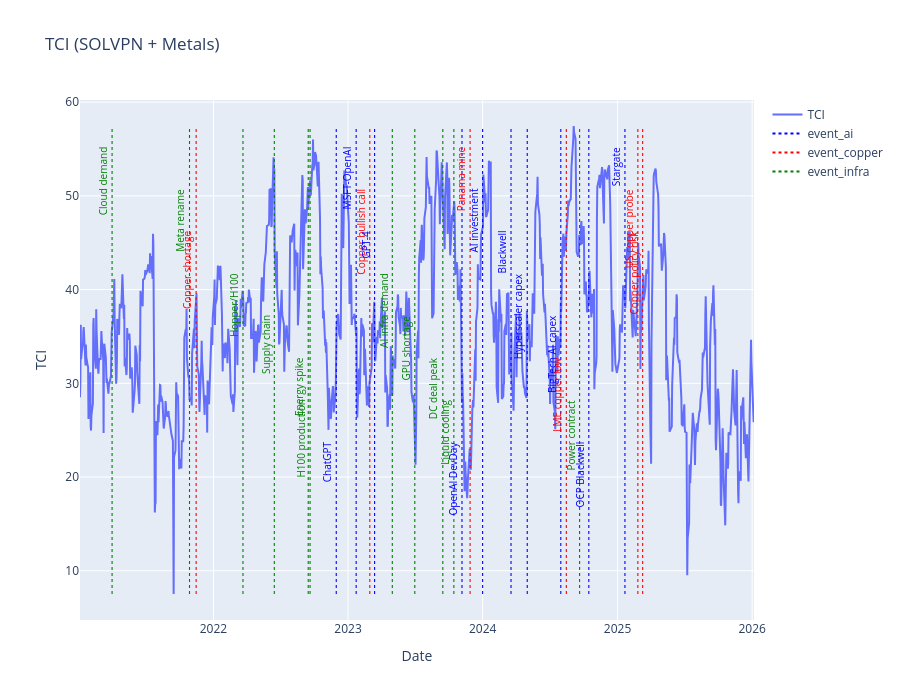
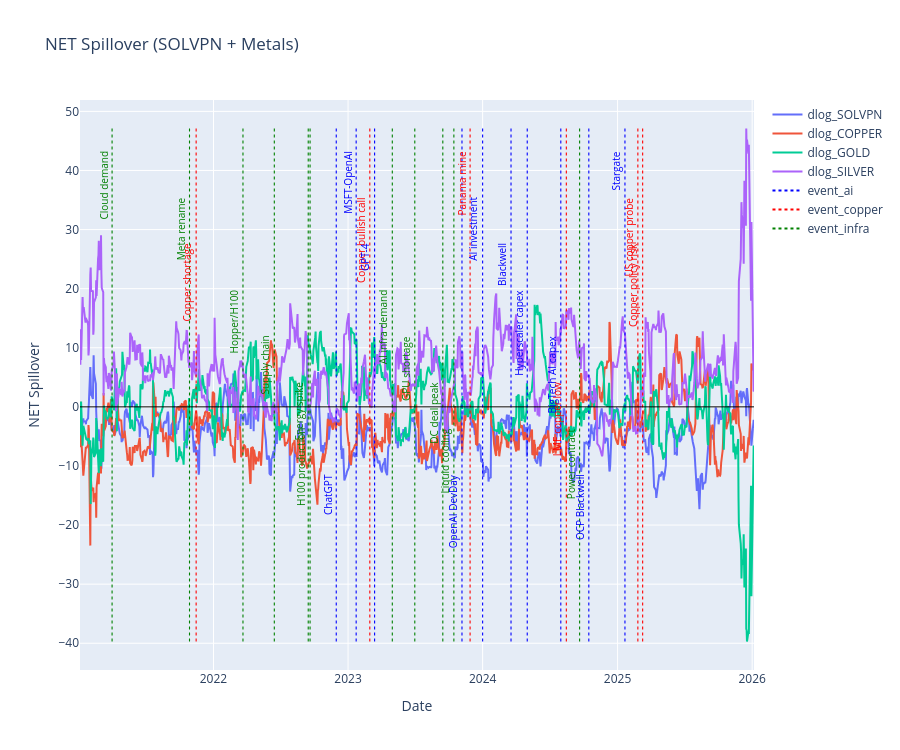

Source (notebook cell) for these figures, in order:
### Code cell
import numpy as np
import pandas as pd
import plotly.graph_objects as go

# ----------------------------
# 1) Load
# ----------------------------
df = pd.read_csv("./tvpvar_input_scaled_dcmetals.csv")
df["Date"] = pd.to_datetime(df["Date"])
df = df.sort_values("Date").reset_index(drop=True)

gfevd = np.load("./gfevd_all_dcmetals.npy")

VAR_NAMES = [
    "dlog_SOLVPN",
    "dlog_COPPER",
    "dlog_GOLD",
    "dlog_SILVER",
]

# ----------------------------
# 2) 날짜 길이 정렬
# ----------------------------
if len(df) > gfevd.shape[0]:
    diff = len(df) - gfevd.shape[0]
    df = df.iloc[diff:].reset_index(drop=True)
elif len(df) < gfevd.shape[0]:
    raise ValueError(
        f"Date rows ({len(df)}) < gfevd rows ({gfevd.shape[0]})."
    )

dates = df["Date"].copy()

# ----------------------------
# 3) 시각화 시작 시점
# ----------------------------
PLOT_START_DATE = "2021-01-01"
plot_mask = dates >= pd.to_datetime(PLOT_START_DATE)

# ----------------------------
# 4) TCI / NET 계산
# ----------------------------
def compute_tci(g):
    k = g.shape[1]
    diag = np.einsum("tii->t", g)
    offdiag = g.sum(axis=(1, 2)) - diag
    return offdiag / k * 100.0

def compute_net(g):
    T, k, _ = g.shape
    net = np.zeros((T, k))
    for t in range(T):
        m = g[t] * 100.0
        diag = np.diag(m)
        from_others = m.sum(axis=1) - diag
        to_others = m.sum(axis=0) - diag
        net[t] = to_others - from_others
    return net

tci = compute_tci(gfevd)
net = compute_net(gfevd)

plot_dates = dates[plot_mask].reset_index(drop=True)
plot_tci = tci[plot_mask.values]
plot_net = net[plot_mask.values]

# ----------------------------
# 5) Event 정의
# ----------------------------
events = [
    # AI / Data Center
    ("2022-11-30", "ChatGPT", "ai"),
    ("2023-01-23", "MSFT-OpenAI", "ai"),
    ("2023-03-14", "GPT-4", "ai"),
    ("2023-11-06", "OpenAI DevDay", "ai"),
    ("2024-01-01", "AI investment", "ai"),
    ("2024-03-18", "Blackwell", "ai"),
    ("2024-05-01", "Hyperscaler capex", "ai"),
    ("2024-07-31", "BigTech AI capex", "ai"),
    ("2024-10-15", "OCP Blackwell", "ai"),
    ("2025-01-21", "Stargate", "ai"),

    # Copper / Supply
    ("2021-11-15", "Copper shortage", "copper"),
    ("2023-03-01", "Copper bullish call", "copper"),
    ("2023-11-28", "Panama mine", "copper"),
    ("2024-08-15", "LME copper low", "copper"),
    ("2025-02-25", "US copper probe", "copper"),
    ("2025-03-10", "Copper policy risk", "copper"),

    # Infra / System
    ("2021-04-01", "Cloud demand", "infra"),
    ("2021-10-28", "Meta rename", "infra"),
    ("2022-03-22", "Hopper/H100", "infra"),
    ("2022-06-15", "Supply chain", "infra"),
    ("2022-09-15", "Energy spike", "infra"),
    ("2022-09-20", "H100 production", "infra"),
    ("2023-05-01", "AI infra demand", "infra"),
    ("2023-07-01", "GPU shortage", "infra"),
    ("2023-09-15", "DC deal peak", "infra"),
    ("2023-10-15", "Liquid cooling", "infra"),
    ("2024-09-20", "Power contract", "infra"),
]

COLOR_MAP = {
    "ai": "blue",
    "copper": "red",
    "infra": "green",
}

events = [(pd.to_datetime(d), label, cat) for d, label, cat in events]
events = [e for e in events if e[0] >= pd.to_datetime(PLOT_START_DATE)]
events = sorted(events, key=lambda x: x[0])

# ----------------------------
# 6) Event shape + annotation helper
# ----------------------------
def add_event_lines_and_labels(fig, events, y_min, y_max):
    yr = y_max - y_min
    levels = [y_max - yr * (0.04 + i * 0.09) for i in range(8)]

    for i, (dt, label, cat) in enumerate(events):
        color = COLOR_MAP[cat]

        fig.add_shape(
            type="line",
            x0=dt,
            x1=dt,
            y0=y_min,
            y1=y_max,
            line=dict(color=color, width=1.1, dash="dot")
        )

        fig.add_annotation(
            x=dt,
            y=levels[i % len(levels)],
            text=label,
            showarrow=False,
            textangle=-90,
            font=dict(size=10, color=color),
            xanchor="right",
            yanchor="top"
        )

def add_event_legend(fig):
    for cat, color in COLOR_MAP.items():
        fig.add_trace(
            go.Scatter(
                x=[None],
                y=[None],
                mode="lines",
                line=dict(color=color, width=2, dash="dot"),
                name=f"event_{cat}",
                hoverinfo="skip",
                showlegend=True
            )
        )

# ----------------------------
# 7) TCI figure
# ----------------------------
fig_tci = go.Figure()

fig_tci.add_trace(
    go.Scatter(
        x=plot_dates,
        y=plot_tci,
        mode="lines",
        name="TCI"
    )
)

tci_ymin = float(np.min(plot_tci))
tci_ymax = float(np.max(plot_tci))

add_event_lines_and_labels(fig_tci, events, tci_ymin, tci_ymax)
add_event_legend(fig_tci)

fig_tci.update_layout(
    title="TCI (SOLVPN + Metals)",
    xaxis_title="Date",
    yaxis_title="TCI",
    height=700,
    hovermode="x unified"
)

fig_tci.show()

# ----------------------------
# 8) NET figure
# ----------------------------
fig_net = go.Figure()

for i, var in enumerate(VAR_NAMES):
    fig_net.add_trace(
        go.Scatter(
            x=plot_dates,
            y=plot_net[:, i],
            mode="lines",
            name=var
        )
    )

net_ymin = float(np.min(plot_net))
net_ymax = float(np.max(plot_net))

add_event_lines_and_labels(fig_net, events, net_ymin, net_ymax)
add_event_legend(fig_net)

fig_net.add_hline(y=0, line_width=1, line_color="black")

fig_net.update_layout(
    title="NET Spillover (SOLVPN + Metals)",
    xaxis_title="Date",
    yaxis_title="NET Spillover",
    height=750,
    hovermode="x unified"
)

fig_net.show()

### Figure 1 — Plotly figure (JSON) as saved in the notebook; plotly's stock layout.template omitted (floating-point values rounded to 4 significant figures; data arrays with more than 128 entries replaced by an {"elided": "..."} marker saying what was removed)
{"data": [{"mode": "lines", "name": "TCI", "type": "scatter", "x": {"elided": "992 str values"}, "y": {"elided": "992 float values"}}, {"hoverinfo": "skip", "line": {"color": "blue", "dash": "dot", "width": 2}, "mode": "lines", "name": "event_ai", "showlegend": true, "type": "scatter", "x": [null], "y": [null]}, {"hoverinfo": "skip", "line": {"color": "red", "dash": "dot", "width": 2}, "mode": "lines", "name": "event_copper", "showlegend": true, "type": "scatter", "x": [null], "y": [null]}, {"hoverinfo": "skip", "line": {"color": "green", "dash": "dot", "width": 2}, "mode": "lines", "name": "event_infra", "showlegend": true, "type": "scatter", "x": [null], "y": [null]}], "layout": {"annotations": [{"font": {"color": "green", "size": 10}, "showarrow": false, "text": "Cloud demand", "textangle": -90, "x": "2021-04-01T00:00:00", "xanchor": "right", "y": 55.46, "yanchor": "top"}, {"font": {"color": "green", "size": 10}, "showarrow": false, "text": "Meta rename", "textangle": -90, "x": "2021-10-28T00:00:00", "xanchor": "right", "y": 50.96, "yanchor": "top"}, {"font": {"color": "red", "size": 10}, "showarrow": false, "text": "Copper shortage", "textangle": -90, "x": "2021-11-15T00:00:00", "xanchor": "right", "y": 46.47, "yanchor": "top"}, {"font": {"color": "green", "size": 10}, "showarrow": false, "text": "Hopper/H100", "textangle": -90, "x": "2022-03-22T00:00:00", "xanchor": "right", "y": 41.97, "yanchor": "top"}, {"font": {"color": "green", "size": 10}, "showarrow": false, "text": "Supply chain", "textangle": -90, "x": "2022-06-15T00:00:00", "xanchor": "right", "y": 37.48, "yanchor": "top"}, {"font": {"color": "green", "size": 10}, "showarrow": false, "text": "Energy spike", "textangle": -90, "x": "2022-09-15T00:00:00", "xanchor": "right", "y": 32.99, "yanchor": "top"}, {"font": {"color": "green", "size": 10}, "showarrow": false, "text": "H100 production", "textangle": -90, "x": "2022-09-20T00:00:00", "xanchor": "right", "y": 28.49, "yanchor": "top"}, {"font": {"color": "blue", "size": 10}, "showarrow": false, "text": "ChatGPT", "textangle": -90, "x": "2022-11-30T00:00:00", "xanchor": "right", "y": 24.0, "yanchor": "top"}, {"font": {"color": "blue", "size": 10}, "showarrow": false, "text": "MSFT-OpenAI", "textangle": -90, "x": "2023-01-23T00:00:00", "xanchor": "right", "y": 55.46, "yanchor": "top"}, {"font": {"color": "red", "size": 10}, "showarrow": false, "text": "Copper bullish call", "textangle": -90, "x": "2023-03-01T00:00:00", "xanchor": "right", "y": 50.96, "yanchor": "top"}, {"font": {"color": "blue", "size": 10}, "showarrow": false, "text": "GPT-4", "textangle": -90, "x": "2023-03-14T00:00:00", "xanchor": "right", "y": 46.47, "yanchor": "top"}, {"font": {"color": "green", "size": 10}, "showarrow": false, "text": "AI infra demand", "textangle": -90, "x": "2023-05-01T00:00:00", "xanchor": "right", "y": 41.97, "yanchor": "top"}, {"font": {"color": "green", "size": 10}, "showarrow": false, "text": "GPU shortage", "textangle": -90, "x": "2023-07-01T00:00:00", "xanchor": "right", "y": 37.48, "yanchor": "top"}, {"font": {"color": "green", "size": 10}, "showarrow": false, "text": "DC deal peak", "textangle": -90, "x": "2023-09-15T00:00:00", "xanchor": "right", "y": 32.99, "yanchor": "top"}, {"font": {"color": "green", "size": 10}, "showarrow": false, "text": "Liquid cooling", "textangle": -90, "x": "2023-10-15T00:00:00", "xanchor": "right", "y": 28.49, "yanchor": "top"}, {"font": {"color": "blue", "size": 10}, "showarrow": false, "text": "OpenAI DevDay", "textangle": -90, "x": "2023-11-06T00:00:00", "xanchor": "right", "y": 24.0, "yanchor": "top"}, {"font": {"color": "red", "size": 10}, "showarrow": false, "text": "Panama mine", "textangle": -90, "x": "2023-11-28T00:00:00", "xanchor": "right", "y": 55.46, "yanchor": "top"}, {"font": {"color": "blue", "size": 10}, "showarrow": false, "text": "AI investment", "textangle": -90, "x": "2024-01-01T00:00:00", "xanchor": "right", "y": 50.96, "yanchor": "top"}, {"font": {"color": "blue", "size": 10}, "showarrow": false, "text": "Blackwell", "textangle": -90, "x": "2024-03-18T00:00:00", "xanchor": "right", "y": 46.47, "yanchor": "top"}, {"font": {"color": "blue", "size": 10}, "showarrow": false, "text": "Hyperscaler capex", "textangle": -90, "x": "2024-05-01T00:00:00", "xanchor": "right", "y": 41.97, "yanchor": "top"}, {"font": {"color": "blue", "size": 10}, "showarrow": false, "text": "BigTech AI capex", "textangle": -90, "x": "2024-07-31T00:00:00", "xanchor": "right", "y": 37.48, "yanchor": "top"}, {"font": {"color": "red", "size": 10}, "showarrow": false, "text": "LME copper low", "textangle": -90, "x": "2024-08-15T00:00:00", "xanchor": "right", "y": 32.99, "yanchor": "top"}, {"font": {"color": "green", "size": 10}, "showarrow": false, "text": "Power contract", "textangle": -90, "x": "2024-09-20T00:00:00", "xanchor": "right", "y": 28.49, "yanchor": "top"}, {"font": {"color": "blue", "size": 10}, "showarrow": false, "text": "OCP Blackwell", "textangle": -90, "x": "2024-10-15T00:00:00", "xanchor": "right", "y": 24.0, "yanchor": "top"}, {"font": {"color": "blue", "size": 10}, "showarrow": false, "text": "Stargate", "textangle": -90, "x": "2025-01-21T00:00:00", "xanchor": "right", "y": 55.46, "yanchor": "top"}, {"font": {"color": "red", "size": 10}, "showarrow": false, "text": "US copper probe", "textangle": -90, "x": "2025-02-25T00:00:00", "xanchor": "right", "y": 50.96, "yanchor": "top"}, {"font": {"color": "red", "size": 10}, "showarrow": false, "text": "Copper policy risk", "textangle": -90, "x": "2025-03-10T00:00:00", "xanchor": "right", "y": 46.47, "yanchor": "top"}], "height": 700, "hovermode": "x unified", "shapes": [{"line": {"color": "green", "dash": "dot", "width": 1.1}, "type": "line", "x0": "2021-04-01T00:00:00", "x1": "2021-04-01T00:00:00", "y0": 7.521, "y1": 57.45}, {"line": {"color": "green", "dash": "dot", "width": 1.1}, "type": "line", "x0": "2021-10-28T00:00:00", "x1": "2021-10-28T00:00:00", "y0": 7.521, "y1": 57.45}, {"line": {"color": "red", "dash": "dot", "width": 1.1}, "type": "line", "x0": "2021-11-15T00:00:00", "x1": "2021-11-15T00:00:00", "y0": 7.521, "y1": 57.45}, {"line": {"color": "green", "dash": "dot", "width": 1.1}, "type": "line", "x0": "2022-03-22T00:00:00", "x1": "2022-03-22T00:00:00", "y0": 7.521, "y1": 57.45}, {"line": {"color": "green", "dash": "dot", "width": 1.1}, "type": "line", "x0": "2022-06-15T00:00:00", "x1": "2022-06-15T00:00:00", "y0": 7.521, "y1": 57.45}, {"line": {"color": "green", "dash": "dot", "width": 1.1}, "type": "line", "x0": "2022-09-15T00:00:00", "x1": "2022-09-15T00:00:00", "y0": 7.521, "y1": 57.45}, {"line": {"color": "green", "dash": "dot", "width": 1.1}, "type": "line", "x0": "2022-09-20T00:00:00", "x1": "2022-09-20T00:00:00", "y0": 7.521, "y1": 57.45}, {"line": {"color": "blue", "dash": "dot", "width": 1.1}, "type": "line", "x0": "2022-11-30T00:00:00", "x1": "2022-11-30T00:00:00", "y0": 7.521, "y1": 57.45}, {"line": {"color": "blue", "dash": "dot", "width": 1.1}, "type": "line", "x0": "2023-01-23T00:00:00", "x1": "2023-01-23T00:00:00", "y0": 7.521, "y1": 57.45}, {"line": {"color": "red", "dash": "dot", "width": 1.1}, "type": "line", "x0": "2023-03-01T00:00:00", "x1": "2023-03-01T00:00:00", "y0": 7.521, "y1": 57.45}, {"line": {"color": "blue", "dash": "dot", "width": 1.1}, "type": "line", "x0": "2023-03-14T00:00:00", "x1": "2023-03-14T00:00:00", "y0": 7.521, "y1": 57.45}, {"line": {"color": "green", "dash": "dot", "width": 1.1}, "type": "line", "x0": "2023-05-01T00:00:00", "x1": "2023-05-01T00:00:00", "y0": 7.521, "y1": 57.45}, {"line": {"color": "green", "dash": "dot", "width": 1.1}, "type": "line", "x0": "2023-07-01T00:00:00", "x1": "2023-07-01T00:00:00", "y0": 7.521, "y1": 57.45}, {"line": {"color": "green", "dash": "dot", "width": 1.1}, "type": "line", "x0": "2023-09-15T00:00:00", "x1": "2023-09-15T00:00:00", "y0": 7.521, "y1": 57.45}, {"line": {"color": "green", "dash": "dot", "width": 1.1}, "type": "line", "x0": "2023-10-15T00:00:00", "x1": "2023-10-15T00:00:00", "y0": 7.521, "y1": 57.45}, {"line": {"color": "blue", "dash": "dot", "width": 1.1}, "type": "line", "x0": "2023-11-06T00:00:00", "x1": "2023-11-06T00:00:00", "y0": 7.521, "y1": 57.45}, {"line": {"color": "red", "dash": "dot", "width": 1.1}, "type": "line", "x0": "2023-11-28T00:00:00", "x1": "2023-11-28T00:00:00", "y0": 7.521, "y1": 57.45}, {"line": {"color": "blue", "dash": "dot", "width": 1.1}, "type": "line", "x0": "2024-01-01T00:00:00", "x1": "2024-01-01T00:00:00", "y0": 7.521, "y1": 57.45}, {"line": {"color": "blue", "dash": "dot", "width": 1.1}, "type": "line", "x0": "2024-03-18T00:00:00", "x1": "2024-03-18T00:00:00", "y0": 7.521, "y1": 57.45}, {"line": {"color": "blue", "dash": "dot", "width": 1.1}, "type": "line", "x0": "2024-05-01T00:00:00", "x1": "2024-05-01T00:00:00", "y0": 7.521, "y1": 57.45}, {"line": {"color": "blue", "dash": "dot", "width": 1.1}, "type": "line", "x0": "2024-07-31T00:00:00", "x1": "2024-07-31T00:00:00", "y0": 7.521, "y1": 57.45}, {"line": {"color": "red", "dash": "dot", "width": 1.1}, "type": "line", "x0": "2024-08-15T00:00:00", "x1": "2024-08-15T00:00:00", "y0": 7.521, "y1": 57.45}, {"line": {"color": "green", "dash": "dot", "width": 1.1}, "type": "line", "x0": "2024-09-20T00:00:00", "x1": "2024-09-20T00:00:00", "y0": 7.521, "y1": 57.45}, {"line": {"color": "blue", "dash": "dot", "width": 1.1}, "type": "line", "x0": "2024-10-15T00:00:00", "x1": "2024-10-15T00:00:00", "y0": 7.521, "y1": 57.45}, {"line": {"color": "blue", "dash": "dot", "width": 1.1}, "type": "line", "x0": "2025-01-21T00:00:00", "x1": "2025-01-21T00:00:00", "y0": 7.521, "y1": 57.45}, {"line": {"color": "red", "dash": "dot", "width": 1.1}, "type": "line", "x0": "2025-02-25T00:00:00", "x1": "2025-02-25T00:00:00", "y0": 7.521, "y1": 57.45}, {"line": {"color": "red", "dash": "dot", "width": 1.1}, "type": "line", "x0": "2025-03-10T00:00:00", "x1": "2025-03-10T00:00:00", "y0": 7.521, "y1": 57.45}], "title": {"text": "TCI (SOLVPN + Metals)"}, "xaxis": {"title": {"text": "Date"}}, "yaxis": {"title": {"text": "TCI"}}}}

### Figure 2 — Plotly figure (JSON) as saved in the notebook; plotly's stock layout.template omitted (floating-point values rounded to 4 significant figures; data arrays with more than 128 entries replaced by an {"elided": "..."} marker saying what was removed)
{"data": [{"mode": "lines", "name": "dlog_SOLVPN", "type": "scatter", "x": {"elided": "992 str values"}, "y": {"elided": "992 float values"}}, {"mode": "lines", "name": "dlog_COPPER", "type": "scatter", "x": {"elided": "992 str values"}, "y": {"elided": "992 float values"}}, {"mode": "lines", "name": "dlog_GOLD", "type": "scatter", "x": {"elided": "992 str values"}, "y": {"elided": "992 float values"}}, {"mode": "lines", "name": "dlog_SILVER", "type": "scatter", "x": {"elided": "992 str values"}, "y": {"elided": "992 float values"}}, {"hoverinfo": "skip", "line": {"color": "blue", "dash": "dot", "width": 2}, "mode": "lines", "name": "event_ai", "showlegend": true, "type": "scatter", "x": [null], "y": [null]}, {"hoverinfo": "skip", "line": {"color": "red", "dash": "dot", "width": 2}, "mode": "lines", "name": "event_copper", "showlegend": true, "type": "scatter", "x": [null], "y": [null]}, {"hoverinfo": "skip", "line": {"color": "green", "dash": "dot", "width": 2}, "mode": "lines", "name": "event_infra", "showlegend": true, "type": "scatter", "x": [null], "y": [null]}], "layout": {"annotations": [{"font": {"color": "green", "size": 10}, "showarrow": false, "text": "Cloud demand", "textangle": -90, "x": "2021-04-01T00:00:00", "xanchor": "right", "y": 43.63, "yanchor": "top"}, {"font": {"color": "green", "size": 10}, "showarrow": false, "text": "Meta rename", "textangle": -90, "x": "2021-10-28T00:00:00", "xanchor": "right", "y": 35.82, "yanchor": "top"}, {"font": {"color": "red", "size": 10}, "showarrow": false, "text": "Copper shortage", "textangle": -90, "x": "2021-11-15T00:00:00", "xanchor": "right", "y": 28.01, "yanchor": "top"}, {"font": {"color": "green", "size": 10}, "showarrow": false, "text": "Hopper/H100", "textangle": -90, "x": "2022-03-22T00:00:00", "xanchor": "right", "y": 20.19, "yanchor": "top"}, {"font": {"color": "green", "size": 10}, "showarrow": false, "text": "Supply chain", "textangle": -90, "x": "2022-06-15T00:00:00", "xanchor": "right", "y": 12.38, "yanchor": "top"}, {"font": {"color": "green", "size": 10}, "showarrow": false, "text": "Energy spike", "textangle": -90, "x": "2022-09-15T00:00:00", "xanchor": "right", "y": 4.568, "yanchor": "top"}, {"font": {"color": "green", "size": 10}, "showarrow": false, "text": "H100 production", "textangle": -90, "x": "2022-09-20T00:00:00", "xanchor": "right", "y": -3.244, "yanchor": "top"}, {"font": {"color": "blue", "size": 10}, "showarrow": false, "text": "ChatGPT", "textangle": -90, "x": "2022-11-30T00:00:00", "xanchor": "right", "y": -11.06, "yanchor": "top"}, {"font": {"color": "blue", "size": 10}, "showarrow": false, "text": "MSFT-OpenAI", "textangle": -90, "x": "2023-01-23T00:00:00", "xanchor": "right", "y": 43.63, "yanchor": "top"}, {"font": {"color": "red", "size": 10}, "showarrow": false, "text": "Copper bullish call", "textangle": -90, "x": "2023-03-01T00:00:00", "xanchor": "right", "y": 35.82, "yanchor": "top"}, {"font": {"color": "blue", "size": 10}, "showarrow": false, "text": "GPT-4", "textangle": -90, "x": "2023-03-14T00:00:00", "xanchor": "right", "y": 28.01, "yanchor": "top"}, {"font": {"color": "green", "size": 10}, "showarrow": false, "text": "AI infra demand", "textangle": -90, "x": "2023-05-01T00:00:00", "xanchor": "right", "y": 20.19, "yanchor": "top"}, {"font": {"color": "green", "size": 10}, "showarrow": false, "text": "GPU shortage", "textangle": -90, "x": "2023-07-01T00:00:00", "xanchor": "right", "y": 12.38, "yanchor": "top"}, {"font": {"color": "green", "size": 10}, "showarrow": false, "text": "DC deal peak", "textangle": -90, "x": "2023-09-15T00:00:00", "xanchor": "right", "y": 4.568, "yanchor": "top"}, {"font": {"color": "green", "size": 10}, "showarrow": false, "text": "Liquid cooling", "textangle": -90, "x": "2023-10-15T00:00:00", "xanchor": "right", "y": -3.244, "yanchor": "top"}, {"font": {"color": "blue", "size": 10}, "showarrow": false, "text": "OpenAI DevDay", "textangle": -90, "x": "2023-11-06T00:00:00", "xanchor": "right", "y": -11.06, "yanchor": "top"}, {"font": {"color": "red", "size": 10}, "showarrow": false, "text": "Panama mine", "textangle": -90, "x": "2023-11-28T00:00:00", "xanchor": "right", "y": 43.63, "yanchor": "top"}, {"font": {"color": "blue", "size": 10}, "showarrow": false, "text": "AI investment", "textangle": -90, "x": "2024-01-01T00:00:00", "xanchor": "right", "y": 35.82, "yanchor": "top"}, {"font": {"color": "blue", "size": 10}, "showarrow": false, "text": "Blackwell", "textangle": -90, "x": "2024-03-18T00:00:00", "xanchor": "right", "y": 28.01, "yanchor": "top"}, {"font": {"color": "blue", "size": 10}, "showarrow": false, "text": "Hyperscaler capex", "textangle": -90, "x": "2024-05-01T00:00:00", "xanchor": "right", "y": 20.19, "yanchor": "top"}, {"font": {"color": "blue", "size": 10}, "showarrow": false, "text": "BigTech AI capex", "textangle": -90, "x": "2024-07-31T00:00:00", "xanchor": "right", "y": 12.38, "yanchor": "top"}, {"font": {"color": "red", "size": 10}, "showarrow": false, "text": "LME copper low", "textangle": -90, "x": "2024-08-15T00:00:00", "xanchor": "right", "y": 4.568, "yanchor": "top"}, {"font": {"color": "green", "size": 10}, "showarrow": false, "text": "Power contract", "textangle": -90, "x": "2024-09-20T00:00:00", "xanchor": "right", "y": -3.244, "yanchor": "top"}, {"font": {"color": "blue", "size": 10}, "showarrow": false, "text": "OCP Blackwell", "textangle": -90, "x": "2024-10-15T00:00:00", "xanchor": "right", "y": -11.06, "yanchor": "top"}, {"font": {"color": "blue", "size": 10}, "showarrow": false, "text": "Stargate", "textangle": -90, "x": "2025-01-21T00:00:00", "xanchor": "right", "y": 43.63, "yanchor": "top"}, {"font": {"color": "red", "size": 10}, "showarrow": false, "text": "US copper probe", "textangle": -90, "x": "2025-02-25T00:00:00", "xanchor": "right", "y": 35.82, "yanchor": "top"}, {"font": {"color": "red", "size": 10}, "showarrow": false, "text": "Copper policy risk", "textangle": -90, "x": "2025-03-10T00:00:00", "xanchor": "right", "y": 28.01, "yanchor": "top"}], "height": 750, "hovermode": "x unified", "shapes": [{"line": {"color": "green", "dash": "dot", "width": 1.1}, "type": "line", "x0": "2021-04-01T00:00:00", "x1": "2021-04-01T00:00:00", "y0": -39.7, "y1": 47.1}, {"line": {"color": "green", "dash": "dot", "width": 1.1}, "type": "line", "x0": "2021-10-28T00:00:00", "x1": "2021-10-28T00:00:00", "y0": -39.7, "y1": 47.1}, {"line": {"color": "red", "dash": "dot", "width": 1.1}, "type": "line", "x0": "2021-11-15T00:00:00", "x1": "2021-11-15T00:00:00", "y0": -39.7, "y1": 47.1}, {"line": {"color": "green", "dash": "dot", "width": 1.1}, "type": "line", "x0": "2022-03-22T00:00:00", "x1": "2022-03-22T00:00:00", "y0": -39.7, "y1": 47.1}, {"line": {"color": "green", "dash": "dot", "width": 1.1}, "type": "line", "x0": "2022-06-15T00:00:00", "x1": "2022-06-15T00:00:00", "y0": -39.7, "y1": 47.1}, {"line": {"color": "green", "dash": "dot", "width": 1.1}, "type": "line", "x0": "2022-09-15T00:00:00", "x1": "2022-09-15T00:00:00", "y0": -39.7, "y1": 47.1}, {"line": {"color": "green", "dash": "dot", "width": 1.1}, "type": "line", "x0": "2022-09-20T00:00:00", "x1": "2022-09-20T00:00:00", "y0": -39.7, "y1": 47.1}, {"line": {"color": "blue", "dash": "dot", "width": 1.1}, "type": "line", "x0": "2022-11-30T00:00:00", "x1": "2022-11-30T00:00:00", "y0": -39.7, "y1": 47.1}, {"line": {"color": "blue", "dash": "dot", "width": 1.1}, "type": "line", "x0": "2023-01-23T00:00:00", "x1": "2023-01-23T00:00:00", "y0": -39.7, "y1": 47.1}, {"line": {"color": "red", "dash": "dot", "width": 1.1}, "type": "line", "x0": "2023-03-01T00:00:00", "x1": "2023-03-01T00:00:00", "y0": -39.7, "y1": 47.1}, {"line": {"color": "blue", "dash": "dot", "width": 1.1}, "type": "line", "x0": "2023-03-14T00:00:00", "x1": "2023-03-14T00:00:00", "y0": -39.7, "y1": 47.1}, {"line": {"color": "green", "dash": "dot", "width": 1.1}, "type": "line", "x0": "2023-05-01T00:00:00", "x1": "2023-05-01T00:00:00", "y0": -39.7, "y1": 47.1}, {"line": {"color": "green", "dash": "dot", "width": 1.1}, "type": "line", "x0": "2023-07-01T00:00:00", "x1": "2023-07-01T00:00:00", "y0": -39.7, "y1": 47.1}, {"line": {"color": "green", "dash": "dot", "width": 1.1}, "type": "line", "x0": "2023-09-15T00:00:00", "x1": "2023-09-15T00:00:00", "y0": -39.7, "y1": 47.1}, {"line": {"color": "green", "dash": "dot", "width": 1.1}, "type": "line", "x0": "2023-10-15T00:00:00", "x1": "2023-10-15T00:00:00", "y0": -39.7, "y1": 47.1}, {"line": {"color": "blue", "dash": "dot", "width": 1.1}, "type": "line", "x0": "2023-11-06T00:00:00", "x1": "2023-11-06T00:00:00", "y0": -39.7, "y1": 47.1}, {"line": {"color": "red", "dash": "dot", "width": 1.1}, "type": "line", "x0": "2023-11-28T00:00:00", "x1": "2023-11-28T00:00:00", "y0": -39.7, "y1": 47.1}, {"line": {"color": "blue", "dash": "dot", "width": 1.1}, "type": "line", "x0": "2024-01-01T00:00:00", "x1": "2024-01-01T00:00:00", "y0": -39.7, "y1": 47.1}, {"line": {"color": "blue", "dash": "dot", "width": 1.1}, "type": "line", "x0": "2024-03-18T00:00:00", "x1": "2024-03-18T00:00:00", "y0": -39.7, "y1": 47.1}, {"line": {"color": "blue", "dash": "dot", "width": 1.1}, "type": "line", "x0": "2024-05-01T00:00:00", "x1": "2024-05-01T00:00:00", "y0": -39.7, "y1": 47.1}, {"line": {"color": "blue", "dash": "dot", "width": 1.1}, "type": "line", "x0": "2024-07-31T00:00:00", "x1": "2024-07-31T00:00:00", "y0": -39.7, "y1": 47.1}, {"line": {"color": "red", "dash": "dot", "width": 1.1}, "type": "line", "x0": "2024-08-15T00:00:00", "x1": "2024-08-15T00:00:00", "y0": -39.7, "y1": 47.1}, {"line": {"color": "green", "dash": "dot", "width": 1.1}, "type": "line", "x0": "2024-09-20T00:00:00", "x1": "2024-09-20T00:00:00", "y0": -39.7, "y1": 47.1}, {"line": {"color": "blue", "dash": "dot", "width": 1.1}, "type": "line", "x0": "2024-10-15T00:00:00", "x1": "2024-10-15T00:00:00", "y0": -39.7, "y1": 47.1}, {"line": {"color": "blue", "dash": "dot", "width": 1.1}, "type": "line", "x0": "2025-01-21T00:00:00", "x1": "2025-01-21T00:00:00", "y0": -39.7, "y1": 47.1}, {"line": {"color": "red", "dash": "dot", "width": 1.1}, "type": "line", "x0": "2025-02-25T00:00:00", "x1": "2025-02-25T00:00:00", "y0": -39.7, "y1": 47.1}, {"line": {"color": "red", "dash": "dot", "width": 1.1}, "type": "line", "x0": "2025-03-10T00:00:00", "x1": "2025-03-10T00:00:00", "y0": -39.7, "y1": 47.1}, {"line": {"color": "black", "width": 1}, "type": "line", "x0": 0, "x1": 1, "xref": "x domain", "y0": 0, "y1": 0, "yref": "y"}], "title": {"text": "NET Spillover (SOLVPN + Metals)"}, "xaxis": {"title": {"text": "Date"}}, "yaxis": {"title": {"text": "NET Spillover"}}}}
